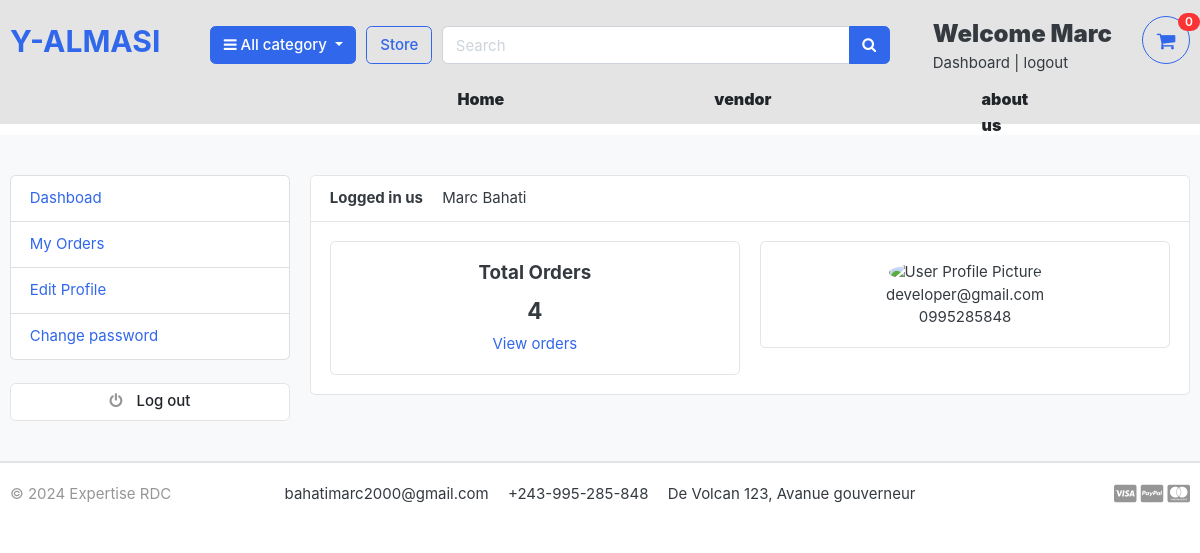
The app's page /accounts/dashboard/ (signed in) with its own data.
### accounts/models.py (models this page shows, shortened)
class Accounts(AbstractBaseUser):
    first_name=models.CharField(max_length=50)
    last_name=models.CharField(max_length=50)
    username=models.CharField(max_length=50, unique=True)
    email=models.EmailField(max_length=100,unique=True)
    phone_number=models.CharField(max_length=50)
    date_join=models.DateTimeField(auto_now_add=True)
    last_login=models.DateTimeField(auto_now_add=True)
    is_admin=models.BooleanField(default=False)
    is_staff=models.BooleanField(default=False)
    is_active=models.BooleanField(default=False)
    is_superadmin=models.BooleanField(default=False)
    USERNAME_FIELD='email'
    REQUIRED_FIELDS=['username','first_name','last_name']
    objects=MyAccountManager()
    def full_name(self):
        return f'{self.first_name} {self.last_name}'

### accounts/views.py (the view)
# urls.py: path('accounts/dashboard/',views.dashboard,name='dashboard'),
@login_required(login_url='login')
def dashboard(request):
    try:
        userprofile = UserProfile.objects.get(user_id=request.user.id)
    except UserProfile.DoesNotExist:
        userprofile = None
    orders = Order.objects.order_by('-created_at').filter(user_id=request.user.id, is_ordered=True)
    order_count = orders.count()
    context = {
        'order_count': order_count,
        'userprofile': userprofile
    }
    return render(request, 'accounts/dashboard.html', context)

### carts/context_processors.py (called while the page is built)
def counter(request):
    cart_count=0
    if 'admin' in request.path:
        return {}
    else:
        try:
            cart=Cart.objects.filter(cart_id=_cart_id(request))
            if request.user.is_authenticated:
                cart_items = CartItem.objects.all().filter(user=request.user)
            else:
                cart_items = CartItem.objects.all().filter(cart=cart[:1])
            for cart_item in cart_items:
                cart_count += cart_item.quantity
        except Cart.DoesNotExist:
            cart_count=0
    return dict(cart_count = cart_count)

### carts/views.py (called while the page is built)
def _cart_id(request):
    cart = request.session.session_key
    if not cart:
        request.session.create()
        cart = request.session.session_key
    return cart

### category/context_processor.py (called while the page is built)
def menu_link(request):
    links = category.objects.all()
    return dict(links=links)

### category/models.py (called while the page is built)
    def get_url(self):
        return reverse('products_by_category',args=[self.slug])

### e_commerce/templates/accounts/dashboard.html (shortened to what this page needs)
{% extends 'base.html' %}
{% block content %}
<section class="section-conten padding-y bg">
    <div class="container">
        <div class="row">
            {% include 'includes/dashboad_sidebar.html'%}
        <main class="col-md-9">
            <article class="card">
            <header class="card-header">
                <strong class="d-inline-block mr-3">Logged in us</strong>
                <span>{{ user.full_name }}</span>
            </header>
            <div class="card-body">
                <div class="row">
                    <div class="col-md-6">
                        <div class="card">
                            <div class="card-body" style="text-align:center">
                                <h5 class="card-title">Total Orders</h5>
                                <h4>{{ order_count }}</h4>
                                <a href="{% url 'my_orders' %}">View orders</a>
                            </div>
                        </div>
                    </div>
                    <div class="col-md-6">
                        <div class="card" style="text-align:center">
                            <div class="card-body">
                                <img src="{{ userprofile.profile_picture.url }}" alt="User Profile Picture" width="50" height="50" style="border-radius:50%">
                                <P class="mb-0">{{user.email}}</P>
                                <p>{{user.phone_number}}</p>
                            </div>
                        </div>
                    </div>
                </div>
            </div>
            </article>
        </main>
    </div>
    </div>
    </section>
{% endblock %}

### e_commerce/templates/includes/navbar.html (shortened to what this page needs)
{% load static %}
<header class="section-header fixed-top bg-light">
    <section class="header-main border-bottom">
        <div class="container">
    <div class="row align-items-center">
        <div class="col-lg-2 col-md-3 col-6">
            <a href="{% url 'home'%}" class="brand-wrap">
                <h2>Y-ALMASI</h2>
            </a>
        </div>
        <div class="col-lg col-sm col-md col-6 flex-grow-0">
            <div class="category-wrap dropdown d-inline-block float-right">
                <button type="button" class="btn btn-primary dropdown-toggle" data-toggle="dropdown">
                    <i class="fa fa-bars"></i> All category
                </button>
            </div>
        </div>
        <a href="{% url 'store' %}" class="btn btn-outline-primary">Store</a>
        <div class="col-lg  col-md-6 col-sm-12 col">
            <form action="{% url 'search' %}" class="search" method='GET'>
                <div class="input-group w-100">
                    <input type="text" class="form-control" style="width:60%;" placeholder="Search" name="keyword">
                    <div class="input-group-append">
                      <button class="btn btn-primary" type="submit">
                        <i class="fa fa-search"></i>
                      </button>
                    </div>
                </div>
            </form>
        </div>
        <div class="col-lg-3 col-sm-6 col-8 order-2 order-lg-3">
                    <div class="d-flex justify-content-end mb-3 mb-lg-0">
                        {% if user.id is None %}
                        <div class="widget-header">
                            <small class="title text-muted">Welcome guest!</small>
                            <div>
                                <a href="{% url 'login' %}">Sign in</a> <span class="dark-transp"> | </span>
                                <a href="{% url 'register' %}"> Register</a>
                            </div>
                        </div>
                        {% else %}
                        <div class="widget-header">
                            <small class="title text" style="font-weight: 900;font-size:x-large">Welcome {{ user.first_name }}</small>
                            <div>
                                <a href="{% url 'dashboard'%}">Dashboard</a> <span class="dark-transp"> | </span>
                                <a href="{% url 'logout' %}"> logout</a>
                            </div>
                        </div>
                        {% endif %}
                        <a href="{% url 'cart' %}" class="widget-header pl-3 ml-3">
                          <div class="icon icon-sm text-primary border-primary rounded-circle border">
                            <i class="fa fa-shopping-cart text-primary"></i>
                          </div>
                            <span class="badge badge-pill badge-danger notify">{{ cart_count }}</span>
                        </a>
                    </div>
                </div>
    </div>
        </div>
    </section>
    <nav class="navbar navbar-expand-lg navbar-light" style="padding-top: 22px;height:12px">
        <div class="collapse navbar-collapse" id="navbarNavDropdown">
          <ul class="navbar-nav mx-5">
            <li class="nav-item active px-5 mx-5">
              <a class="nav-link" style="font-weight: 900;font-size:16px" href="{% url 'home'%}">Home <span class="sr-only">(current)</span></a>
            <li class="nav-item px-5 mx-5">
              <a class="nav-link" style="font-weight: 900;font-size:16px" href="{% url 'shop'%}">vendor</a>
            </li>
              <li class="nav-item px-5 mx-5">
                <a class="nav-link" style="font-weight: 900;font-size:16px" href="{% url 'us'%}">about us</a>
              </li>
          </ul>
        </div>
      </nav>
    </header>

### e_commerce/static/css/ui.css (style rules this page uses)
html { font-family: "Inter", sans-serif; font-size: 15px; }
.icon-xs, .icon-sm, .icon-md, .icon-lg { display: inline-block; text-align: center; flex-shrink: 0; flex-grow: 0; }
.icon-sm { width: 48px; height: 48px; line-height: 48px !important; font-size: 20px; }
.padding-y { padding-top: 40px; padding-bottom: 40px; }
article:after, .form-group:after { display: block; clear: both; content: ""; }
.bg { background-color: #f8f9fa; }
p:last-child { margin-bottom: 0; }
.header-main { position: relative; padding-top: 1rem; padding-bottom: 1rem; }
.widget-header { display: inline-block; vertical-align: middle; position: relative; }
.widget-header a { color: #343a40; }
.widget-header i { color: #969696; }
.widget-header .title { display: block; }
.widget-header .notify { position: absolute; top: -3px; right: -10px; }
.notify { position: absolute; top: -4px; right: -10px; display: inline-block; padding: 0.25em 0.6em; font-size: 12px; line-height: 1; text-align: center; border-radius: 3rem; color: #fff; background-color: #fa3434; }

### e_commerce/static/css/cas.css (style rules this page uses)
.navbar { padding: 0.75rem 1rem; transition: all 0.3s ease; }
.navbar a { color: #212529 !important; text-decoration: none; }
.navbar .navbar-nav .nav-link { padding: 0.75rem 1rem; font-size: 0.9rem; line-height: 1.6; color: inherit; border-radius: 0.25rem; }

### records on screen
Accounts: first_name "Marc", full_name "Marc Bahati", email "developer@gmail.com", phone_number "0995285848"

### other values on screen
{{ cart_count }} "0"
{{ order_count }} "4"
